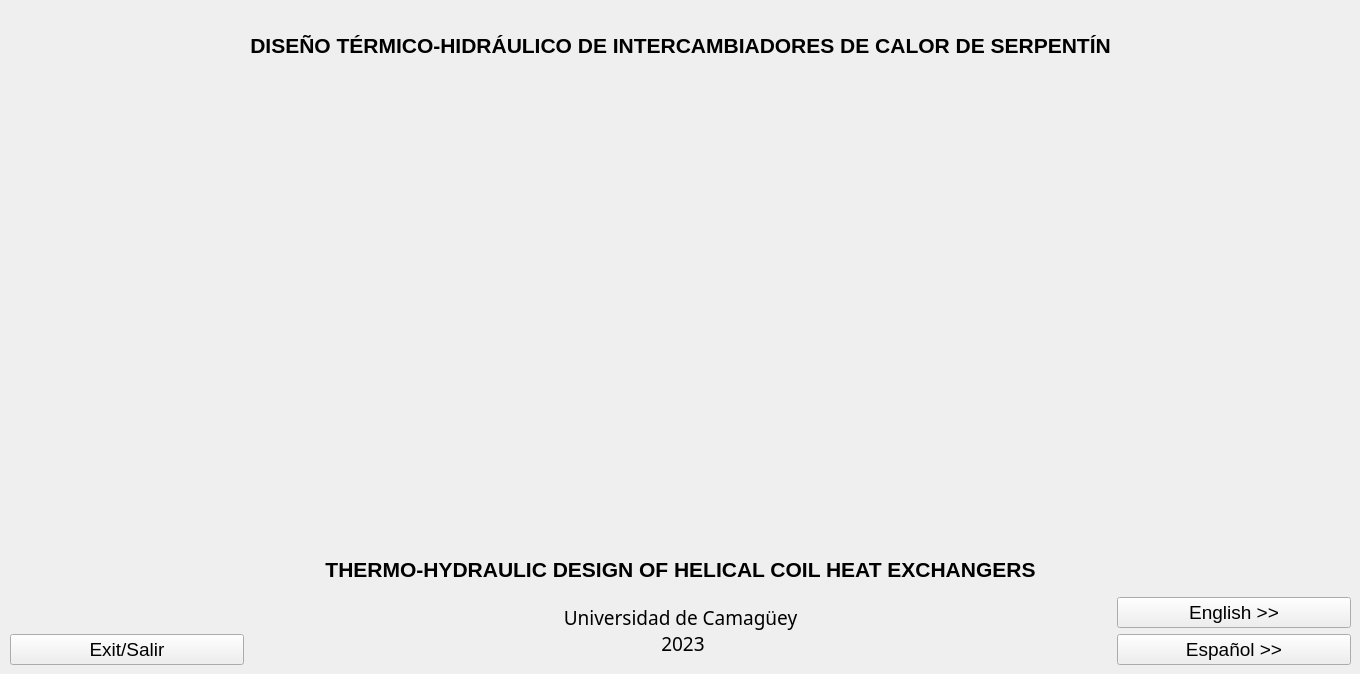
    <widget class="QWidget" name="page_0">
     <widget class="QWidget" name="layoutWidget">
      <property name="geometry">
       <rect>
        <x>10</x>
        <y>10</y>
        <width>1341</width>
        <height>655</height>
       </rect>
      </property>
      <layout class="QHBoxLayout" name="horizontalLayout_7">
       <item>
        <layout class="QVBoxLayout" name="verticalLayout_14">
         <item>
          <spacer name="horizontalSpacer_4">
           <property name="orientation">
            <enum>Qt::Horizontal</enum>
           </property>
           <property name="sizeHint" stdset="0">
            <size>
             <width>40</width>
             <height>20</height>
            </size>
           </property>
          </spacer>
         </item>
         <item>
          <spacer name="verticalSpacer_5">
           <property name="orientation">
            <enum>Qt::Vertical</enum>
           </property>
           <property name="sizeHint" stdset="0">
            <size>
             <width>20</width>
             <height>40</height>
            </size>
           </property>
          </spacer>
         </item>
         <item>
          <widget class="QPushButton" name="pushButton_exit">
           <property name="font">
            <font>
             <pointsize>14</pointsize>
             <weight>50</weight>
             <bold>false</bold>
            </font>
           </property>
           <property name="cursor">
            <cursorShape>PointingHandCursor</cursorShape>
           </property>
           <property name="styleSheet">
            <string notr="true">background-color: #e0f0ff;
border-radius: 12px;
padding: 5px;
                    
border-right-width: 2px;
border-bottom-width: 2px;
border-left-width: 1px;
border-top-width: 1px;
                    
border-right-color: rgb(0, 0, 0);
border-bottom-color: rgb(0, 0, 0);
border-left-color: rgb(255, 255, 255);
border-top-color: rgb(255, 255, 255);
border-style: solid;
}

QPushButton:pressed{
background-color: #d0e0ff;
border-radius: 12px;
                    
border-right-width: 1px;
border-bottom-width: 1px;
border-left-width: 2px;
border-top-width: 2px;

border-right-color: rgb(255, 255, 255);
border-bottom-color: rgb(255, 255, 255);
border-left-color: rgb(0, 0, 0);
border-top-color: rgb(0, 0, 0);
border-style: solid;

}
QPushButton:hover{
background-color: rgb(193, 199, 255);</string>
           </property>
           <property name="text">
            <string>Exit/Salir</string>
           </property>
          </widget>
         </item>
        </layout>
       </item>
       <item>
        <layout class="QVBoxLayout" name="verticalLayout_8">
         <item>
          <layout class="QVBoxLayout" name="verticalLayout_9">
           <item>
            <widget class="QLabel" name="label_01">
             <property name="minimumSize">
              <size>
               <width>0</width>
               <height>70</height>
              </size>
             </property>
             <property name="maximumSize">
              <size>
               <width>16777215</width>
               <height>70</height>
              </size>
             </property>
             <property name="font">
              <font>
               <pointsize>16</pointsize>
               <weight>75</weight>
               <bold>true</bold>
              </font>
             </property>
             <property name="text">
              <string>DISEÑO TÉRMICO-HIDRÁULICO DE INTERCAMBIADORES DE CALOR DE SERPENTÍN</string>
             </property>
             <property name="alignment">
              <set>Qt::AlignCenter</set>
             </property>
            </widget>
           </item>
           <item>
            <layout class="QHBoxLayout" name="horizontalLayout_5">
             <item>
              <widget class="QLabel" name="label_0_pic_0">
               <property name="minimumSize">
                <size>
                 <width>235</width>
                 <height>300</height>
                </size>
               </property>
               <property name="maximumSize">
                <size>
                 <width>235</width>
                 <height>300</height>
                </size>
               </property>
               <property name="text">
                <string/>
               </property>
              </widget>
             </item>
             <item>
              <layout class="QVBoxLayout" name="verticalLayout_10">
               <item>
                <widget class="QLabel" name="label_0_pic_1">
                 <property name="minimumSize">
                  <size>
                   <width>120</width>
                   <height>125</height>
                  </size>
                 </property>
                 <property name="maximumSize">
                  <size>
                   <width>120</width>
                   <height>125</height>
                  </size>
                 </property>
                 <property name="styleSheet">
                  <string notr="true">background-color: transparent;
border-image:url(''./resources/views/assets/logo_univ.svg'');</string>
                 </property>
                 <property name="text">
                  <string/>
                 </property>
                </widget>
               </item>
               <item>
                <layout class="QHBoxLayout" name="horizontalLayout_3">
                 <item>
                  <spacer name="verticalSpacer_2">
                   <property name="orientation">
                    <enum>Qt::Vertical</enum>
                   </property>
                   <property name="sizeType">
                    <enum>QSizePolicy::Expanding</enum>
                   </property>
                   <property name="sizeHint" stdset="0">
                    <size>
                     <width>20</width>
                     <height>40</height>
                    </size>
                   </property>
                  </spacer>
                 </item>
                </layout>
               </item>
              </layout>
             </item>
             <item>
              <widget class="QLabel" name="label_0_pic_2">
               <property name="minimumSize">
                <size>
                 <width>340</width>
                 <height>412</height>
                </size>
               </property>
               <property name="maximumSize">
                <size>
                 <width>340</width>
                 <height>412</height>
                </size>
               </property>
               <property name="text">
                <string/>
               </property>
              </widget>
             </item>
            </layout>
           </item>
           <item>
            <widget class="QLabel" name="label_02">
             <property name="minimumSize">
              <size>
               <width>0</width>
               <height>40</height>
              </size>
             </property>
             <property name="maximumSize">
              <size>
               <width>16777215</width>
               <height>40</height>
              </size>
             </property>
             <property name="font">
              <font>
               <pointsize>16</pointsize>
               <weight>75</weight>
               <bold>true</bold>
              </font>
             </property>
             <property name="text">
              <string>THERMO-HYDRAULIC DESIGN OF HELICAL COIL HEAT EXCHANGERS</string>
             </property>
             <property name="alignment">
              <set>Qt::AlignCenter</set>
             </property>
            </widget>
           </item>
           <item>
            <widget class="QLabel" name="label_03">
             <property name="minimumSize">
              <size>
               <width>0</width>
               <height>70</height>
              </size>
             </property>
             <property name="maximumSize">
              <size>
               <width>16777215</width>
               <height>70</height>
              </size>
             </property>
             <property name="font">
              <font>
               <family>MV Boli</family>
               <pointsize>14</pointsize>
              </font>
             </property>
             <property name="text">
              <string>Universidad de Camagüey
 2023</string>
             </property>
             <property name="alignment">
              <set>Qt::AlignCenter</set>
             </property>
            </widget>
           </item>
          </layout>
         </item>
        </layout>
       </item>
       <item>
        <layout class="QVBoxLayout" name="verticalLayout_11">
         <item>
          <layout class="QVBoxLayout" name="verticalLayout_12">
           <item>
            <spacer name="horizontalSpacer">
             <property name="orientation">
              <enum>Qt::Horizontal</enum>
             </property>
             <property name="sizeType">
              <enum>QSizePolicy::Expanding</enum>
             </property>
             <property name="sizeHint" stdset="0">
              <size>
               <width>40</width>
               <height>20</height>
              </size>
             </property>
            </spacer>
           </item>
           <item>
            <spacer name="verticalSpacer_4">
             <property name="orientation">
              <enum>Qt::Vertical</enum>
             </property>
             <property name="sizeType">
              <enum>QSizePolicy::Expanding</enum>
             </property>
             <property name="sizeHint" stdset="0">
              <size>
               <width>20</width>
               <height>40</height>
              </size>
             </property>
            </spacer>
           </item>
          </layout>
         </item>
         <item>
          <widget class="QPushButton" name="pushButton_en">
           <property name="font">
            <font>
             <pointsize>14</pointsize>
             <weight>50</weight>
             <bold>false</bold>
            </font>
           </property>
           <property name="cursor">
            <cursorShape>PointingHandCursor</cursorShape>
           </property>
           <property name="styleSheet">
            <string notr="true">background-color: #e0f0ff;
border-radius: 12px;
padding: 5px;
                    
border-right-width: 2px;
border-bottom-width: 2px;
border-left-width: 1px;
border-top-width: 1px;
                    
border-right-color: rgb(0, 0, 0);
border-bottom-color: rgb(0, 0, 0);
border-left-color: rgb(255, 255, 255);
border-top-color: rgb(255, 255, 255);
border-style: solid;
}

QPushButton:pressed{
background-color: #d0e0ff;
border-radius: 12px;
                    
border-right-width: 1px;
border-bottom-width: 1px;
border-left-width: 2px;
border-top-width: 2px;

border-right-color: rgb(255, 255, 255);
border-bottom-color: rgb(255, 255, 255);
border-left-color: rgb(0, 0, 0);
border-top-color: rgb(0, 0, 0);
border-style: solid;

}
QPushButton:hover{
background-color: rgb(193, 199, 255);</string>
           </property>
           <property name="text">
            <string>English &gt;&gt;</string>
           </property>
          </widget>
         </item>
         <item>
          <widget class="QPushButton" name="pushButton_es">
           <property name="font">
            <font>
             <pointsize>14</pointsize>
             <weight>50</weight>
             <bold>false</bold>
            </font>
           </property>
           <property name="cursor">
            <cursorShape>PointingHandCursor</cursorShape>
           </property>
           <property name="styleSheet">
            <string notr="true">background-color: #e0f0ff;
border-radius: 12px;
padding: 5px;
                    
border-right-width: 2px;
border-bottom-width: 2px;
border-left-width: 1px;
border-top-width: 1px;
                    
border-right-color: rgb(0, 0, 0);
border-bottom-color: rgb(0, 0, 0);
border-left-color: rgb(255, 255, 255);
border-top-color: rgb(255, 255, 255);
border-style: solid;
}

QPushButton:pressed{
background-color: #d0e0ff;
border-radius: 12px;
                    
border-right-width: 1px;
border-bottom-width: 1px;
border-left-width: 2px;
border-top-width: 2px;

border-right-color: rgb(255, 255, 255);
border-bottom-color: rgb(255, 255, 255);
border-left-color: rgb(0, 0, 0);
border-top-color: rgb(0, 0, 0);
border-style: solid;

}
QPushButton:hover{
background-color: rgb(193, 199, 255);</string>
           </property>
           <property name="text">
            <string>Español &gt;&gt;</string>
           </property>
          </widget>
         </item>
        </layout>
       </item>
      </layout>
     </widget>
    </widget>
